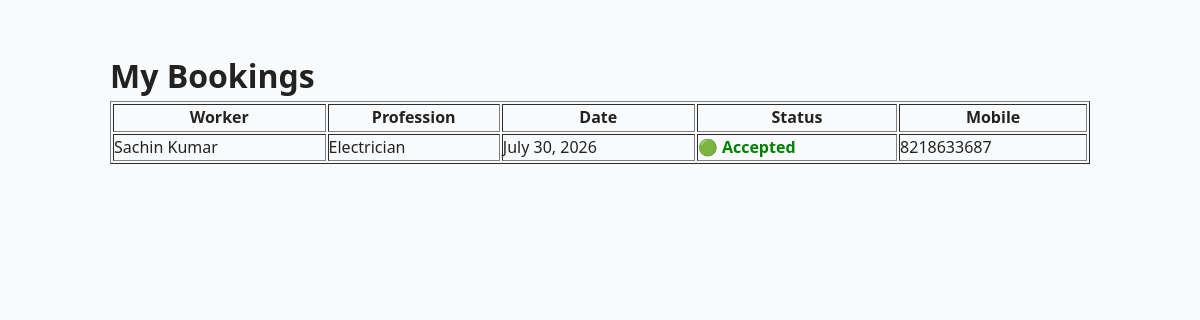
The app's page /dashboard/ (signed in), older data.
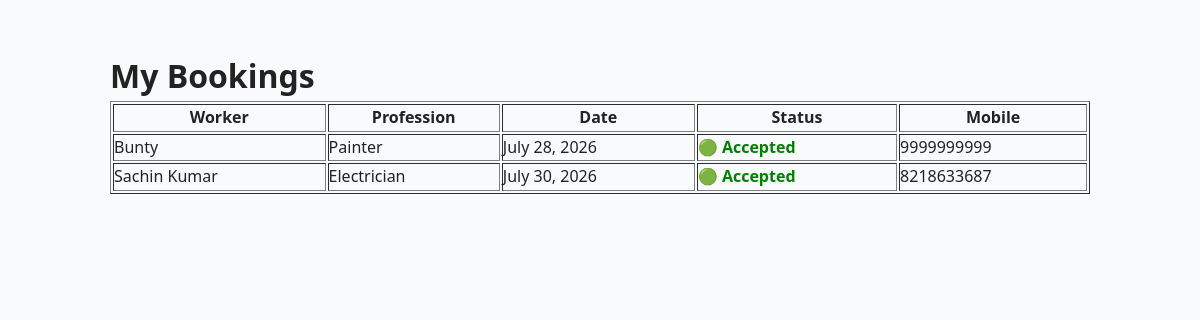
The same page, newer data.
### bookings/models.py (models this page shows, shortened)
class Booking(models.Model):
    STATUS_CHOICES = [
        ("Pending", "Pending"),
        ("Accepted", "Accepted"),
        ("Completed", "Completed"),
        ("Cancelled", "Cancelled"),
    ]
    worker = models.ForeignKey(
        Worker,
        on_delete=models.CASCADE,
        related_name="bookings"
    )
    customer_name = models.CharField(max_length=100)
    customer_mobile = models.CharField(max_length=15)
    customer_address = models.TextField()
    work_date = models.DateField()
    work_description = models.TextField()
    status = models.CharField(
        max_length=20,
        choices=STATUS_CHOICES,
        default="Pending"
    )
    created_at = models.DateTimeField(auto_now_add=True)
    customer = models.ForeignKey(
        User,
        on_delete=models.CASCADE,
        related_name="customer_bookings",
        null=True,
        blank=True
    )

### workers/models.py (models this page shows, shortened)
class Worker(models.Model):
    user = models.OneToOneField(
        User,
        on_delete=models.CASCADE,
        null=True,
        blank=True,
        related_name="worker_profile"
    )
    PROFESSION_CHOICES = [
        ("Plumber", "Plumber"),
        ("Electrician", "Electrician"),
        ("Carpenter", "Carpenter"),
        ("Painter", "Painter"),
        ("Mason", "Mason"),
        ("Welder", "Welder"),
        ("Cleaner", "Cleaner"),
        ("Driver", "Driver"),
        ("Other", "Other"),
    ]
    name = models.CharField(max_length=100)
    mobile = models.CharField(max_length=15)
    profession = models.CharField(max_length=30, choices=PROFESSION_CHOICES)
    experience = models.PositiveIntegerField(help_text="Experience in years")
    city = models.CharField(max_length=100)
    area = models.CharField(max_length=100)
    daily_wage = models.DecimalField(max_digits=8, decimal_places=2)
    about = models.TextField(blank=True)
    available = models.BooleanField(default=True)
    profile_photo = models.ImageField(upload_to="workers/", blank=True, null=True)
    rating = models.DecimalField(max_digits=2, decimal_places=1, default=5.0)
    reviews = models.PositiveIntegerField(default=0)
    vverified = models.BooleanField(default=False)

### accounts/views.py (the view)
@login_required
def customer_dashboard(request):
    bookings = Booking.objects.filter(
        customer=request.user
    ).order_by("-created_at")
    return render(
        request,
        "customer_dashboard.html",
        {
            "bookings": bookings
        }
    )

### templates/customer_dashboard.html
{% extends "base.html" %}
{% block content %}
<div class="container" style="padding:50px;">
<h1>My Bookings</h1>
<table border="1" cellpadding="12" width="100%">
<tr>
<th>Worker</th>
<th>Profession</th>
<th>Date</th>
<th>Status</th>
<th>Mobile</th>
</tr>
{% for booking in bookings %}
<tr>
<td>{{ booking.worker.name }}</td>
<td>{{ booking.worker.profession }}</td>
<td>{{ booking.work_date }}</td>
<td>
{% if booking.status == "Pending" %}
    <span style="color:#f59e0b;font-weight:bold;">
        🟡 Pending
    </span>
{% elif booking.status == "Accepted" %}
    <span style="color:green;font-weight:bold;">
        🟢 Accepted
    </span>
{% elif booking.status == "Completed" %}
    <span style="color:blue;font-weight:bold;">
        🔵 Completed
    </span>
{% else %}
    <span style="color:red;font-weight:bold;">
        🔴 Cancelled
    </span>
{% endif %}
</td>
<td>
{% if booking.status == "Accepted" or booking.status == "Completed" %}
    {{ booking.worker.mobile }}
{% else %}
    <span style="color:#f59e0b;font-weight:bold;">
        🔒 Available after acceptance
    </span>
{% endif %}
</td>
</tr>
{% empty %}
<tr>
<td colspan="5">
No Bookings Yet
</td>
</tr>
{% endfor %}
</table>
</div>
{% endblock %}

Row changes from the older to the newer data that the page shows:
added Booking: worker.name "Bunty", worker.profession "Painter", work_date "July 28, 2026", status "🟢 Accepted", worker.mobile "9999999999"
